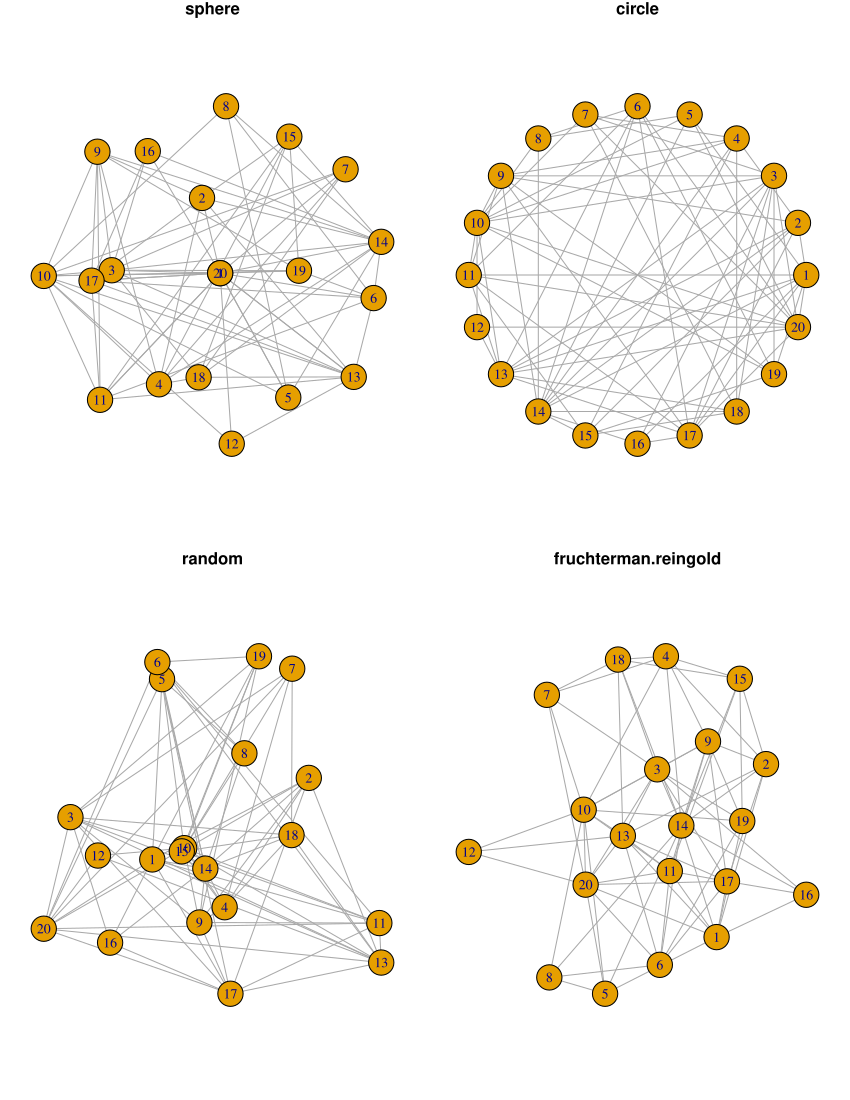

Generate this figure with R:
# library
library(igraph)

# Create data
data = matrix(sample(0:1, 400, replace = TRUE, prob = c(0.8,0.2)), nrow = 20)
network = graph_from_adjacency_matrix(data , mode = 'undirected', diag = F )

# When ploting, we can use different layouts:
par(mfrow = c(2,2), mar = c(1,1,1,1))
plot(network, layout = layout.sphere, main = "sphere")
plot(network, layout = layout.circle, main = "circle")
plot(network, layout = layout.random, main = "random")
plot(network, layout = layout.fruchterman.reingold, main = "fruchterman.reingold")

# See the complete list with
help(layout)


# source : https://www.r-graph-gallery.com/247-network-chart-layouts/
